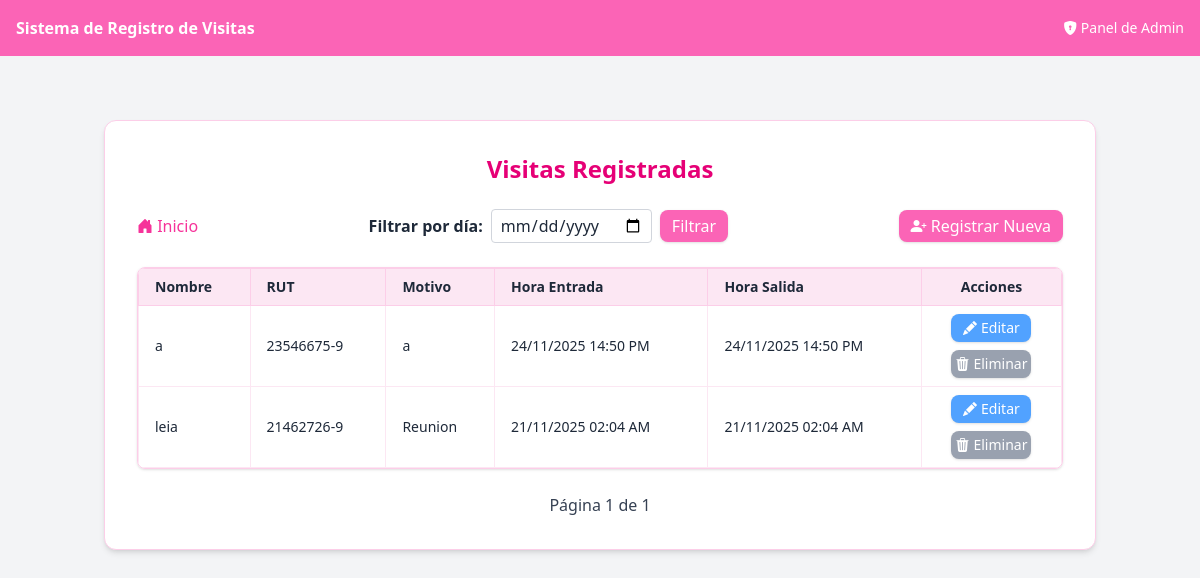
Page /listar/ on the earlier database version.
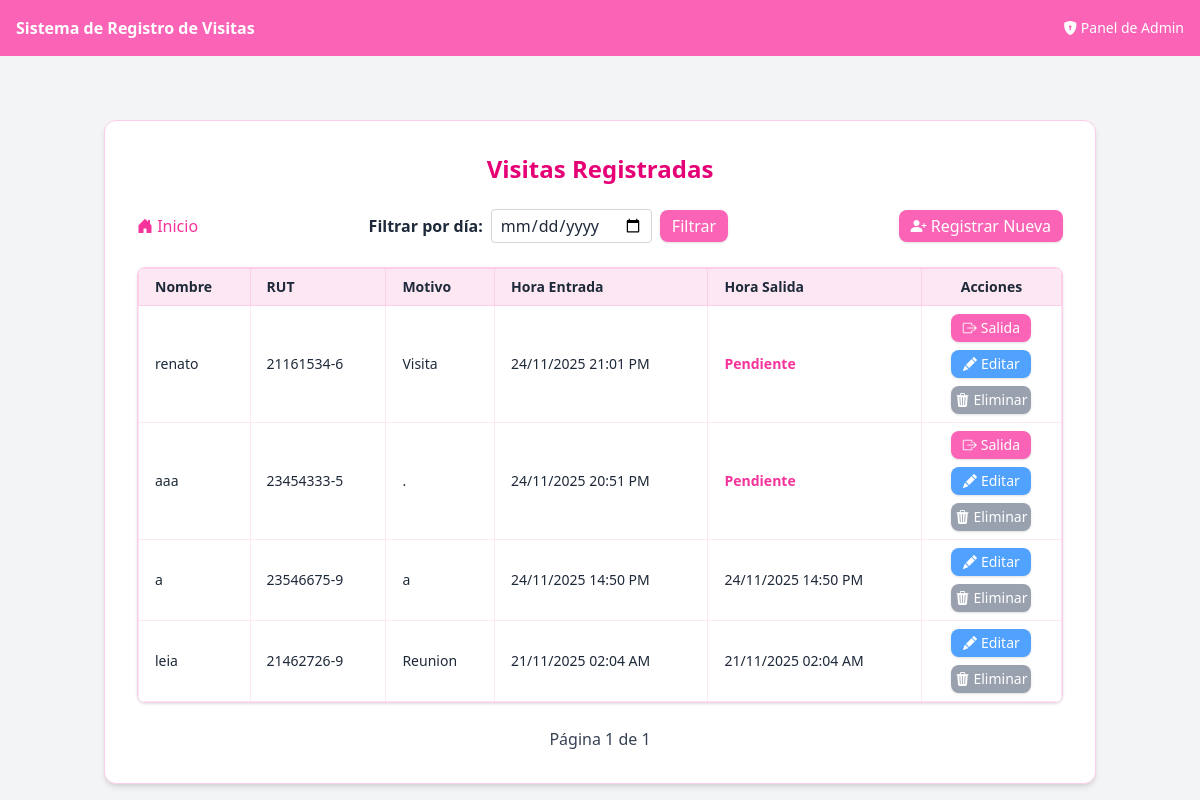
Same page on the later database version.
### visitas/models.py (models this page shows, shortened)
class Visita(models.Model):
    nombre = models.CharField(max_length=20)#Nombre del visitante
    apellido = models.CharField(max_length=35, blank=True, null=True)#Apellido del visitante
    rut = models.CharField(max_length=12)#RUT del visitante (identificacion chilena)
    motivo = models.TextField()#Motivo de la visita
    hora_entrada = models.DateTimeField(auto_now_add=True)#Hora de entrada que se guarda automáticamente al crear el registro
    hora_salida = models.DateTimeField(null=True, blank=True)#Hora de salida
    fecha = models.DateField(default=timezone.now)#Fecha de la visita automaticamente al crear el registro
    estado = models.CharField(
        max_length=20,
        choices=[('EN_CURSO', 'En curso'), ('FINALIZADA', 'Finalizada')],
        default='EN_CURSO'
    )
    registrado_por = models.ForeignKey(User, on_delete=models.CASCADE, null=True, blank=True)

### visitas/views.py (the view)
# urls.py: path('listar/', views.listar_visitas, name='listar_visitas'), # Página para listar visitas
def listar_visitas(request):
    fecha = request.GET.get('fecha') # Filtrar por fecha
    if fecha:
        visitas_list = Visita.objects.filter(fecha=fecha).order_by('-hora_entrada')
    else:
        visitas_list = Visita.objects.all().order_by('-hora_entrada')
    paginator = Paginator(visitas_list, 10) #Paginator con esta lista, mostrando 10 por pagina
    page_number = request.GET.get('page') #Vemos que numero de pagina nos piden en la url
    visitas_page = paginator.get_page(page_number) #Solo las visitas de ESA pagina
    return render(request, 'visitas/listar.html',{
        'visitas': visitas_page, #pasamos el objeto de la pagina
        'fecha': fecha
    })

### visitas/templates/visitas/listar.html (shortened to what this page needs)
{% extends 'visitas/base.html' %}
{% block content %}
  <div class="max-w-5xl mx-auto mt-12 p-8 bg-white rounded-xl shadow-md border border-pink-200">
    <h1 class="text-2xl font-bold mb-6 text-pink-600 text-center">Visitas Registradas</h1>
    <div class="mb-6 flex justify-between items-center">
      <a href="{% url 'visitas:inicio' %}"
         class="text-pink-500 font-medium hover:underline">
        <i class="bi bi-house-door-fill"></i> Inicio
      </a>
      <form method="get" class="flex items-center gap-2">
        <label for="fecha" class="font-semibold">Filtrar por día:</label>
        <input type="date" name="fecha" id="fecha" value="{{ fecha|default:'' }}"
              class="border border-gray-300 rounded px-2 py-1">
        <button type="submit" class="px-3 py-1 bg-pink-400 text-white rounded-lg shadow hover:bg-pink-500 transition">Filtrar</button>
      </form>
      <a href="{% url 'visitas:registrar_visita' %}"
         class="px-3 py-1 bg-pink-400 text-white rounded-lg shadow hover:bg-pink-500 transition">
        <i class="bi bi-person-plus-fill"></i> Registrar Nueva
      </a>
    </div>
    <div class="overflow-x-auto rounded-lg border border-pink-200 shadow-sm">
      <table class="w-full table-auto text-sm border-collapse">
        <thead class="bg-pink-100 text-black-700">
          <tr>
            <th class="border border-pink-200 px-4 py-2 text-left">Nombre</th>
            <th class="border border-pink-200 px-4 py-2 text-left">RUT</th>
            <th class="border border-pink-200 px-4 py-2 text-left">Motivo</th>
            <th class="border border-pink-200 px-4 py-2 text-left">Hora Entrada</th>
            <th class="border border-pink-200 px-4 py-2 text-left">Hora Salida</th>
            <th class="border border-pink-200 px-4 py-2 text-center">Acciones</th>
          </tr>
        </thead>
        <tbody>
          {% for v in visitas %}
          <tr class="hover:bg-pink-50 transition">
            <td class="border border-pink-100 px-4 py-2">{{ v.nombre }}</td>
            <td class="border border-pink-100 px-4 py-2">{{ v.rut }}</td>
            <td class="border border-pink-100 px-4 py-2">{{ v.motivo }}</td>
            <td class="border border-pink-100 px-4 py-2">{{ v.hora_entrada|date:"d/m/Y H:i A" }}</td>
            <td class="border border-pink-100 px-4 py-2">
              {% if v.hora_salida %}
                {{ v.hora_salida|date:"d/m/Y H:i A" }}
              {% else %}
                <span class="text-pink-500 font-semibold">Pendiente</span>
              {% endif %}
            </td>
            <td class="border border-pink-100 px-4 py-2 text-center">
              <div class="flex flex-col items-center gap-2">
                {% if not v.hora_salida %}
                  <a href="{% url 'visitas:marcar_salida' v.pk %}"
                     class="flex items-center justify-center gap-1 w-20 px-2 py-1 bg-pink-400 text-white rounded-lg shadow hover:bg-pink-500 transition">
                    <i class="bi bi-box-arrow-right"></i>
                    <span>Salida</span>
                  </a>
                {% endif %}
                <a href="{% url 'visitas:editar_visita' v.pk %}"
                  class="flex items-center justify-center gap-1 w-20 px-2 py-1 bg-blue-400 text-white rounded-lg shadow hover:bg-blue-500 transition">
                  <i class="bi bi-pencil-fill"></i>
                  <span>Editar</span>
                </a>
                <a href="{% url 'visitas:eliminar_visita' v.pk %}"
                   onclick="return confirm('¿Estás seguro de eliminar la visita de {{ v.nombre }}?');"
                   class="flex items-center justify-center gap-1 w-20 px-2 py-1 bg-gray-400 text-white rounded-lg shadow hover:bg-gray-500 transition">
                  <i class="bi bi-trash3-fill"></i>
                  <span>Eliminar</span>
                </a>
              </div>
            </td>
          </tr>
          {% empty %}
          <tr>
            <td colspan="8" class="text-center py-6 text-gray-500"> <i class="bi bi-exclamation-circle"></i> No hay visitas registradas
            </td>
          </tr>
          {% endfor %}
        </tbody>
      </table>
    </div>
    <div class="mt-6 flex justify-center items-center gap-4">
      <span class="text-gray-700">
        Página {{ visitas.number }} de {{ visitas.paginator.num_pages }}
      </span>
    </div>
  </div>
{% endblock %}

### visitas/templates/visitas/base.html (shortened to what this page needs)
<!DOCTYPE html>
<html lang="es">
  <head>
    <script src="https://cdn.jsdelivr.net/npm/@tailwindcss/browser@4"></script>
    <link rel="stylesheet" href="https://cdn.jsdelivr.net/npm/bootstrap-icons@1.10.5/font/bootstrap-icons.css">
  </head>
  <body class="bg-gray-100 text-gray-800">
    <nav class="bg-pink-400 p-4 text-white flex justify-between items-center">
      <a href="{% url 'visitas:inicio' %}" class="font-bold">Sistema de Registro de Visitas</a>
      <a href="{% url 'admin:index' %}" class="text-sm hover:underline" target="_blank">
        <i class="bi bi-shield-lock-fill"></i>
        Panel de Admin
      </a>
  </nav>
    <div class="container mx-auto p-4">
      {% block content %}
      {% endblock %}
    </div>
  </body>
</html>

Differences in the rows shown:
added Visita: nombre "renato", rut "21161534-6", motivo "Visita", hora_entrada "24/11/2025 21:01 PM", shows "Pendiente", shows "Salida"
added Visita: nombre "aaa", rut "23454333-5", motivo ".", hora_entrada "24/11/2025 20:51 PM", shows "Pendiente", shows "Salida"
